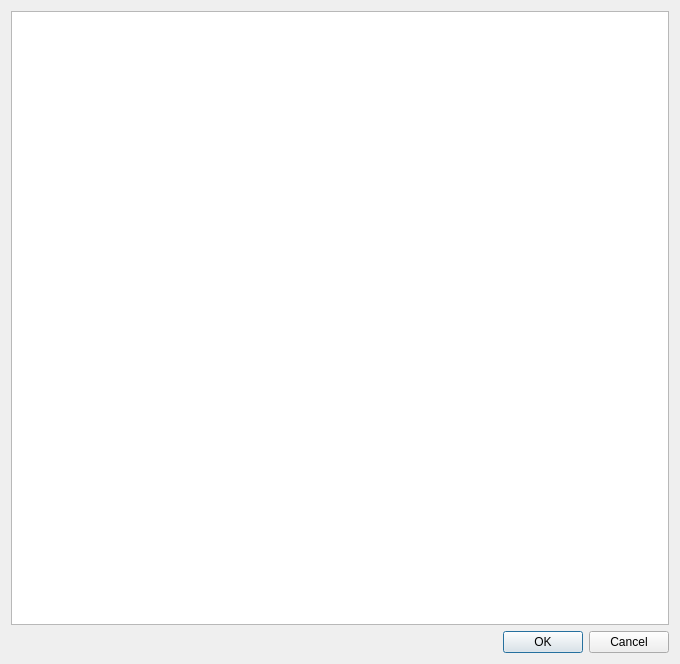
<?xml version="1.0" encoding="UTF-8"?>
<ui version="4.0">
 <class>Dialog</class>
 <widget class="QDialog" name="Dialog">
  <property name="geometry">
   <rect>
    <x>0</x>
    <y>0</y>
    <width>680</width>
    <height>664</height>
   </rect>
  </property>
  <property name="windowTitle">
   <string>Dialog</string>
  </property>
  <layout class="QGridLayout" name="gridLayout">
   <item row="0" column="0">
    <widget class="QTextBrowser" name="textBrowser_Log"/>
   </item>
   <item row="1" column="0">
    <widget class="QDialogButtonBox" name="buttonBox">
     <property name="orientation">
      <enum>Qt::Horizontal</enum>
     </property>
     <property name="standardButtons">
      <set>QDialogButtonBox::Cancel|QDialogButtonBox::Ok</set>
     </property>
    </widget>
   </item>
  </layout>
 </widget>
 <resources/>
 <connections>
  <connection>
   <sender>buttonBox</sender>
   <signal>accepted()</signal>
   <receiver>Dialog</receiver>
   <slot>accept()</slot>
   <hints>
    <hint type="sourcelabel">
     <x>248</x>
     <y>254</y>
    </hint>
    <hint type="destinationlabel">
     <x>157</x>
     <y>274</y>
    </hint>
   </hints>
  </connection>
  <connection>
   <sender>buttonBox</sender>
   <signal>rejected()</signal>
   <receiver>Dialog</receiver>
   <slot>reject()</slot>
   <hints>
    <hint type="sourcelabel">
     <x>316</x>
     <y>260</y>
    </hint>
    <hint type="destinationlabel">
     <x>286</x>
     <y>274</y>
    </hint>
   </hints>
  </connection>
 </connections>
</ui>
